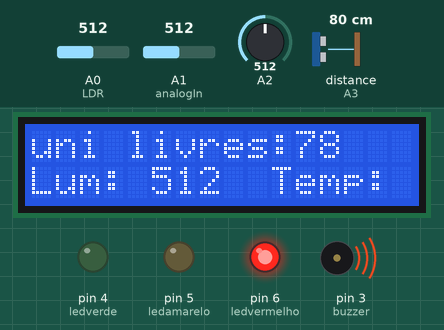
This sketch was run on a simulated Arduino Uno, built with avr-gcc and run on an emulated ATmega328P. Shown: 16×2 character LCD, output pins drawn as LEDs (lit = HIGH), buzzer (waves = sounding). Wiring (inferred from the names in the program): ultrasonic range finder: trigger pin 2; echo A3. The inputs (shaded band) are chosen by the test bench; at power-on: distance to the obstacle (sensor on A3) 80 cm, A0 (LDR) = 512, A1 (analogIn) = 512, A2 = 512. The echo pulse lasts 58.3 µs per cm; pins used as bus, display or sensor lines are not drawn.

Above: at 3.2 s.
3.3 s: distance to the obstacle (sensor on A3) set to 299 cm
At 4.6 s:
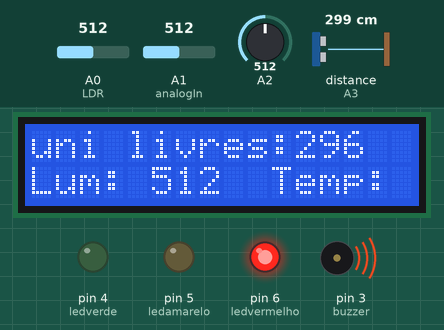
6.3 s: A0 (LDR) set to 159
At 7.6 s:
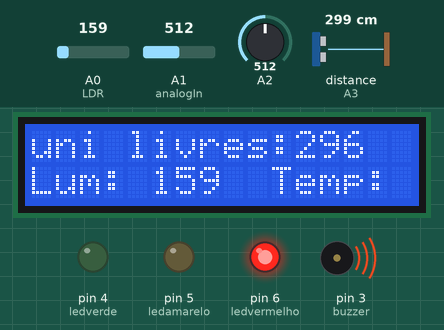
8.1 s: A0 (LDR) set to 138
At 9.1 s:
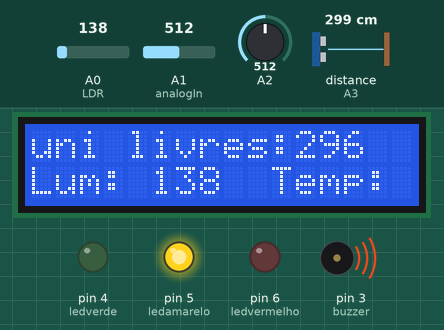
9.7 s: A1 (analogIn) set to 146
11.2 s: A1 (analogIn) set to 129
At 12.2 s:
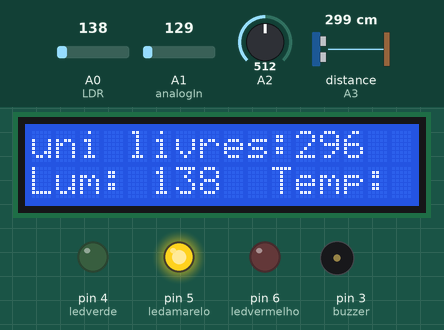
13.0 s: A0 (LDR) set to 160
At 13.5 s:
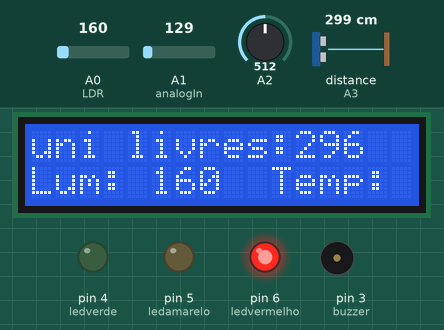
Timing chart, 0 to 15.6 s (numbered marks = the images above; inputs shaded):
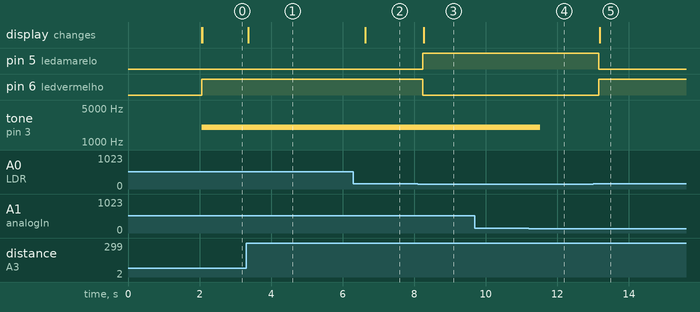

Measured:
- the behaviour switches between 150 and 149 on A0 (LDR) (found by bisection; images 2 and 3)
- the behaviour switches between 136 and 135 on A1 (analogIn) (found by bisection; images 3 and 4)
- after the input at 3.3 s, the display: changes after 0.06 s (image 1)
- after the input at 6.3 s, the display: changes after 0.33 s (image 2)
- after the input at 8.1 s, pin 5 (ledamarelo): LOW → HIGH after 0.15 s; pin 6 (ledvermelho): HIGH → LOW after 0.15 s; the display: changes after 0.17 s (image 3)
- after the input at 11.2 s, tone on pin 3 (buzzer): 2000 Hz → silent after 0.33 s
- after the input at 13.0 s, pin 5 (ledamarelo): HIGH → LOW after 0.16 s; pin 6 (ledvermelho): LOW → HIGH after 0.16 s; the display: changes after 0.19 s (image 5)

The sketch:

cp3_edgecomputing.ino
```cpp
#include <Wire.h>
#include <LiquidCrystal.h>

LiquidCrystal lcd(13, 12, 11, 7, 8, 9, 10);

// Sensor de Luminosidade
int ledverde = 4;    // Led Verde
int ledamarelo = 5;  // Led Amarelo
int ledvermelho = 6; // Led Vermelho
int LDR = A0;        // Fotorresistor
int valorLDR = 0;    // Vai ler as informações do LDR (LDR = 0)
int buzzer = 3;      // Variável do piezo

// Sensores de Temperatura e Umidade
const int analogIn = A1; // Sensor de Temperatura
int umidade = 0;        // Sensor de Umidade
int ValorBruto = 0;     // Valor Bruto
double Voltagem = 0;    // Voltagem
double tempC = 0;       // Temperatura em °C

int ledvermelhoT = 10;  // Led de Temperatura
int ledamareloT = 11;   // Led de Temperatura

// HC-SR04 Sensor connection
const int trigPin = 2;
const int echoPin = A3;
long duration;

void setup() {
  pinMode(ledverde, OUTPUT);
  pinMode(ledamarelo, OUTPUT);
  pinMode(ledvermelho, OUTPUT);
  pinMode(LDR, INPUT);
  pinMode(buzzer, OUTPUT);
  pinMode(A1, INPUT);
  pinMode(ledamareloT, OUTPUT);
  pinMode(ledvermelhoT, OUTPUT);

  pinMode(trigPin, OUTPUT);
  pinMode(echoPin, INPUT);

  lcd.begin(16, 2); // Inicializa o LCD
  lcd.print("Inicializando...");

  delay(2000); // Aguarde 2 segundos para o LCD

  lcd.clear();
}

void displaySensorInfo(int distancia, int luminosidade, double temperatura, int umidade) {
  lcd.clear();
  lcd.setCursor(0, 0);
  lcd.print("uni livres:");
  lcd.print(distancia);
  lcd.print("");
  lcd.setCursor(0, 1);
  lcd.print("Lum: ");
  lcd.print(luminosidade);
  lcd.print("  Temp: ");
  lcd.print(temperatura);
  lcd.print("C  Umid: ");
  lcd.print(umidade);
  lcd.print("%");
}

void loop() {
  valorLDR = analogRead(LDR);

  // Luminosidade adequada (LED VERDE)
  if (valorLDR <= 100) {
    digitalWrite(ledvermelho, LOW);
    digitalWrite(ledamarelo, LOW);
    digitalWrite(ledverde, HIGH);
    noTone(buzzer);
  } else if (valorLDR > 100 && valorLDR < 150) {
    // Luminosidade em alerta (LED AMARELO)
    digitalWrite(ledvermelho, LOW);
    digitalWrite(ledamarelo, HIGH);
    digitalWrite(ledverde, LOW);
    noTone(buzzer);
  } else if (valorLDR >= 150) {
    // Problema de luminosidade (LED VERMELHO)
    digitalWrite(ledvermelho, HIGH);
    digitalWrite(ledamarelo, LOW);
    digitalWrite(ledverde, LOW);
    tone(buzzer, 1000);
  }

  // Sensor de Temperatura
  ValorBruto = analogRead(analogIn);
  Voltagem = (ValorBruto / 1023.0) * 5000;
  tempC = (Voltagem - 500) * 0.1;

  if (tempC >= 10 && tempC <= 15) {
    digitalWrite(ledvermelhoT, LOW);
    digitalWrite(ledamareloT, LOW);
    noTone(buzzer);
  } else if (tempC > 16) {
    digitalWrite(ledvermelhoT, HIGH);
    digitalWrite(ledamareloT, LOW);
    tone(buzzer, 2000);
  } else if (tempC < 9) {
    digitalWrite(ledamareloT, HIGH);
    digitalWrite(ledvermelhoT, LOW);
  }

  // Sensor de Umidade (Potenciômetro)
  umidade = analogRead(A2);
  int umidade_P = map(umidade, 0, 1023, 0, 100);

  displaySensorInfo(distanceCM(), valorLDR, tempC, umidade_P); // Mostra todas as leituras no LCD
  delay(300);  // Mantém as leituras no LCD por 3 segundos
}

int distanceCM() {
  digitalWrite(trigPin, LOW);
  delayMicroseconds(2);
  digitalWrite(trigPin, HIGH);
  delayMicroseconds(10);
  digitalWrite(trigPin, LOW);
  duration = pulseIn(echoPin, HIGH);
  int Y;
  Y = duration * 0.034 / 2;
  return Y;
}
```
